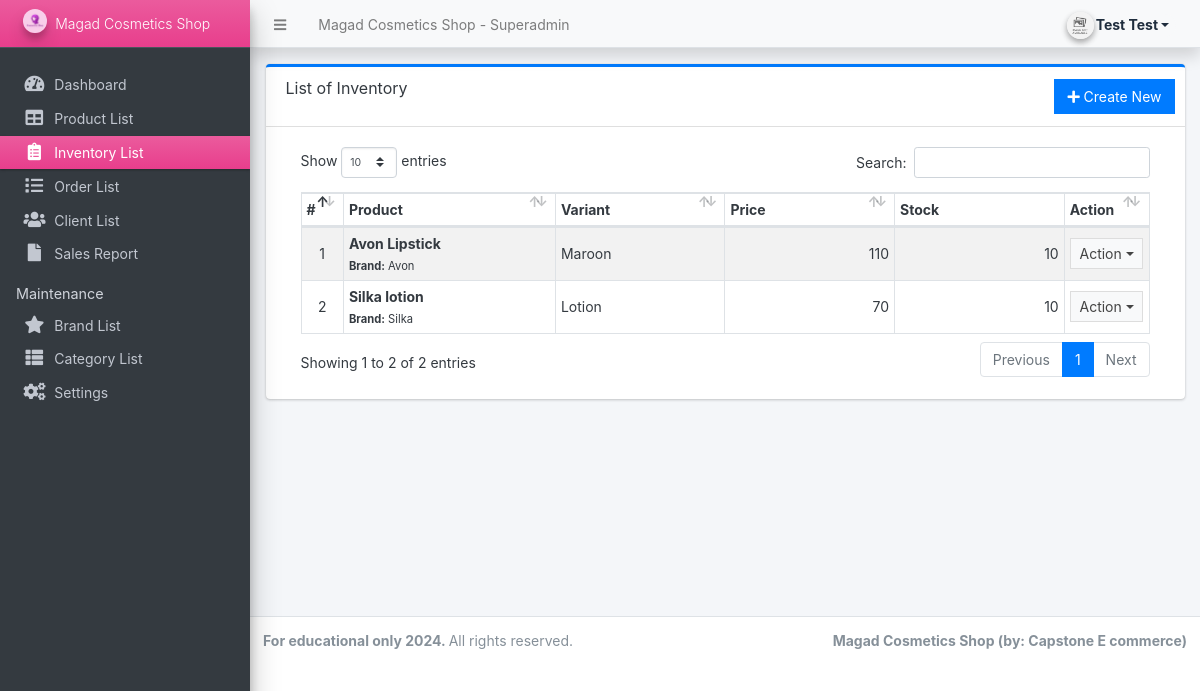
The app's page /superadmin/?page=inventory (signed in) with its own data.
### tables this page shows
CREATE TABLE `inventory` (
  `id` int(30) NOT NULL,
  `variant` text NOT NULL,
  `product_id` int(30) NOT NULL,
  `quantity` double NOT NULL,
  `price` float NOT NULL,
  `date_created` datetime NOT NULL DEFAULT current_timestamp(),
  `date_updated` datetime DEFAULT NULL ON UPDATE current_timestamp()
);

CREATE TABLE `products` (
  `id` int(30) NOT NULL,
  `brand_id` int(30) NOT NULL,
  `category_id` int(30) NOT NULL,
  `name` varchar(250) NOT NULL,
  `specs` text NOT NULL,
  `status` tinyint(1) NOT NULL DEFAULT 1,
  `delete_flag` tinyint(1) NOT NULL DEFAULT 0,
  `date_created` datetime NOT NULL DEFAULT current_timestamp(),
  `user_id` int(50) NOT NULL
);

CREATE TABLE `brands` (
  `id` int(30) NOT NULL,
  `user_id_brand` int(11) NOT NULL,
  `name` varchar(250) NOT NULL,
  `description` text DEFAULT NULL,
  `image_path` text DEFAULT NULL,
  `status` tinyint(1) NOT NULL DEFAULT 1,
  `delete_flag` tinyint(1) NOT NULL DEFAULT 0,
  `date_created` datetime NOT NULL DEFAULT current_timestamp()
);

### config.php (called while the page is built, shortened)
<?php
function format_num($number = '', $decimal = '')
{
    if (is_numeric($number)) {
        $ex = explode(".", $number);
        $decLen = isset($ex[1]) ? strlen($ex[1]) : 0;
        if (is_numeric($decimal)) {
            return number_format($number, $decimal);
        } else {
            return number_format($number, $decLen);
        }
    } else {
        return "Invalid Input";
    }
}

### superadmin/inventory/index.php (the view, shortened to what this page needs)
<div class="card card-outline card-primary">
	<div class="card-header">
		<h3 class="card-title">List of Inventory</h3>
		<div class="card-tools">
			<a href="?page=inventory/manage_inventory" class="btn btn-flat btn-primary"><span class="fas fa-plus"></span> Create New</a>
		</div>
	</div>
	<div class="card-body">
		<div class="container-fluid">
			<div class="container-fluid">
				<table class="table table-hover table-striped table-bordered">
					<colgroup>
						<col width="5%">
						<col width="25%">
						<col width="20%">
						<col width="20%">
						<col width="20%">
						<col width="10%">
					</colgroup>
					<thead>
						<tr>
							<th>#</th>
							<th>Product</th>
							<th>Variant</th>
							<th>Price</th>
							<th>Stock</th>
							<th>Action</th>
						</tr>
					</thead>
					<tbody>
						<?php
						$i = 1;
						$qry = $conn->query("SELECT i.*,p.name as product,b.name as bname from `inventory` i inner join `products` p on p.id = i.product_id inner join brands b on p.brand_id = b.id order by unix_timestamp(i.date_created) desc ");
						while ($row = $qry->fetch_assoc()):
							$sold = $conn->query("SELECT SUM(ol.quantity) as sold FROM order_list ol inner join orders o on o.id = ol.order_id where ol.inventory_id='{$row['id']}' and o.`status` != 4 ");
							$sold = $sold->num_rows > 0 ? $sold->fetch_assoc()['sold'] : 0;
							$avail = $row['quantity'] - $sold;
							foreach ($row as $k => $v) {
								$row[$k] = trim(stripslashes($v));
							}
						?>
							<tr>
								<td class="text-center"><?php echo $i++; ?></td>
								<td>
									<b><?php echo $row['product'] ?></b> <br>
									<small><b>Brand:</b> <?php echo $row['bname'] ?></small>
								</td>
								<td class=""><?php echo ($row['variant']) ?></td>
								<td class="text-right"><?php echo format_num($row['price']) ?></td>
								<td class="text-right"><?php echo $avail ?></td>
								<td align="center">
									<button type="button" class="btn btn-flat btn-default btn-sm dropdown-toggle dropdown-icon" data-toggle="dropdown">
										Action
									</button>
								</td>
							</tr>
						<?php endwhile; ?>
					</tbody>
				</table>
			</div>
		</div>
	</div>
</div>

### records on screen
inventory: product.name "Avon Lipstick", brands.name "Avon", variant "Maroon", price "110", quantity "10"
inventory: product.name "Silka lotion", brands.name "Silka", variant "Lotion", price "70", quantity "10"

### other values on screen
$_settings->info('name') "Magad Cosmetics Shop"
$_settings->info('short_name') "Magad Cosmetics Shop"
